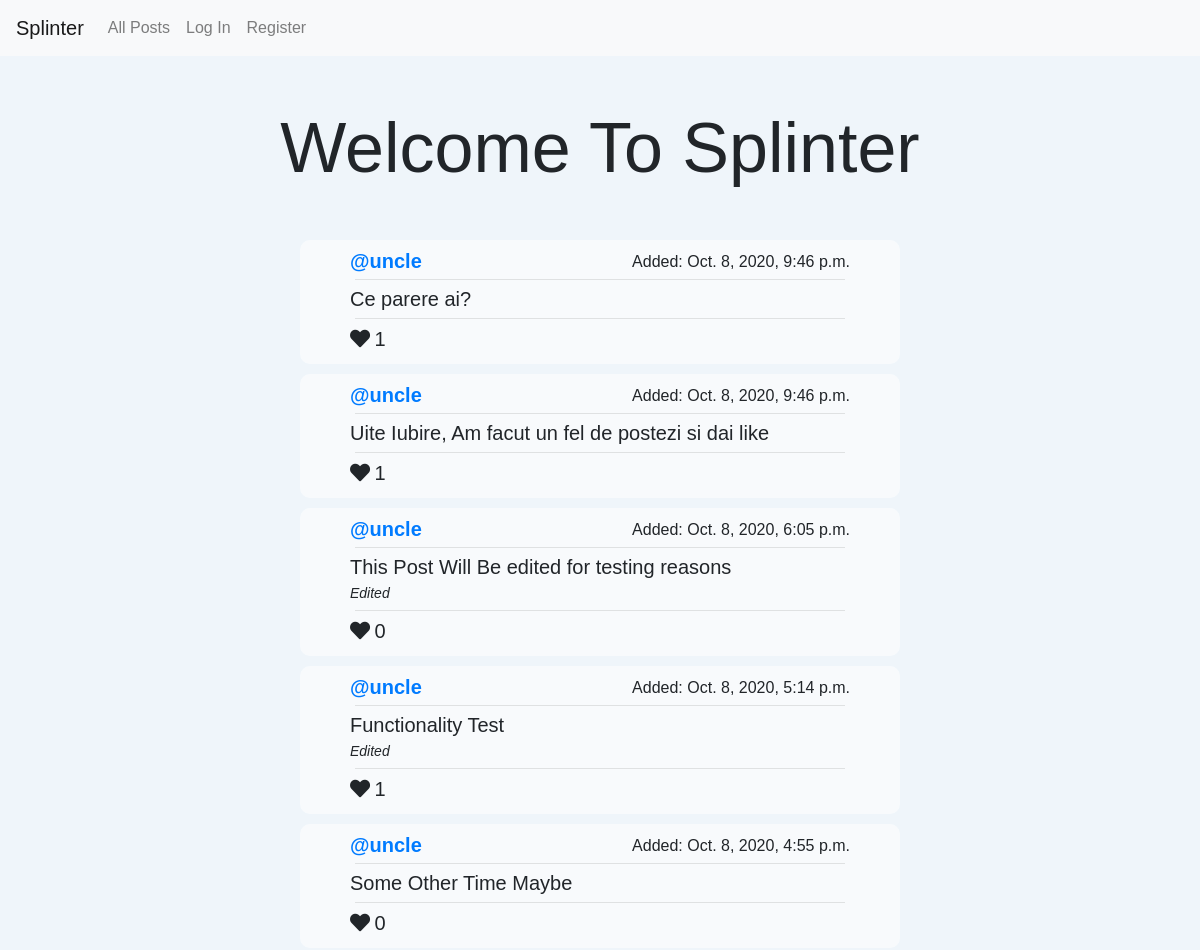
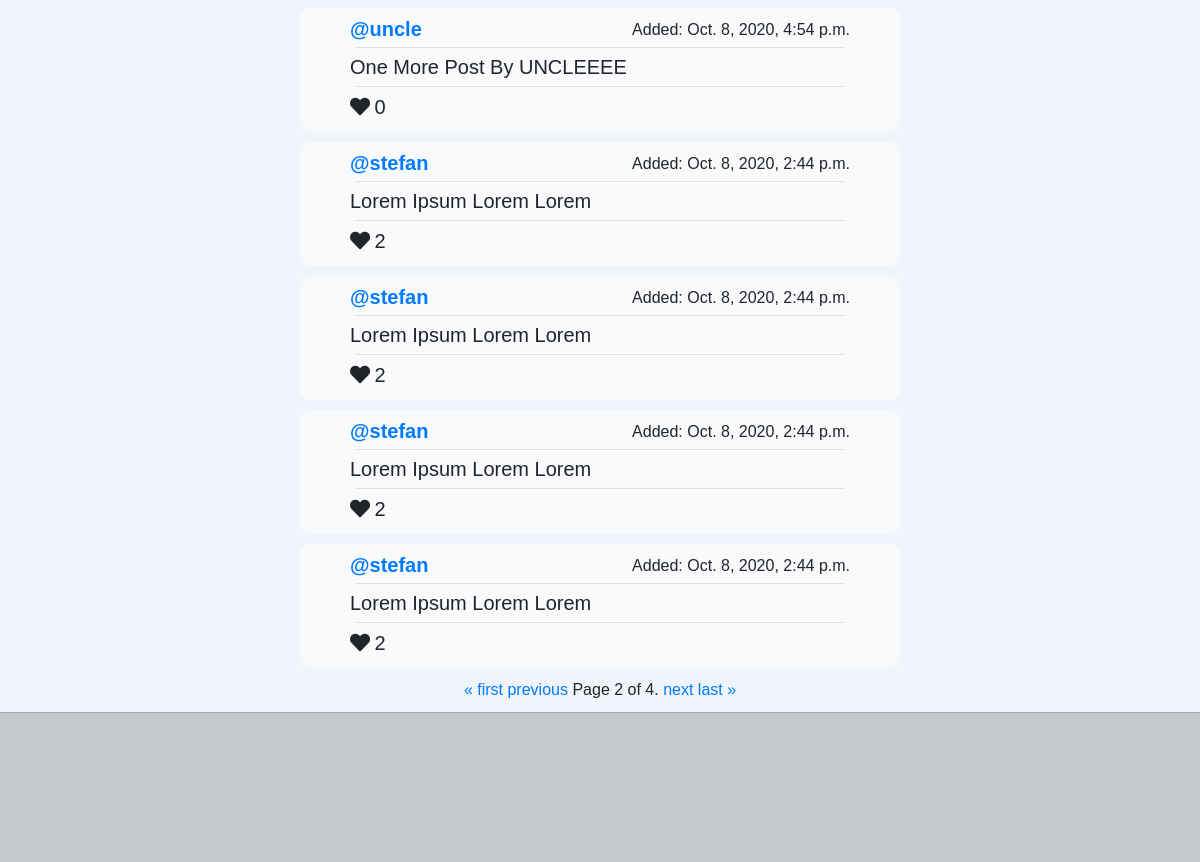
Screenshot of /?page=2 with the database file from the repository (2 pictures, top to bottom).
### network/models.py (models this page shows, shortened)
class Post(models.Model):
    user = models.ForeignKey(settings.AUTH_USER_MODEL, on_delete=models.CASCADE, related_name="posts")
    content = models.CharField(max_length = 256)
    date_added = models.DateTimeField(auto_now_add=True)
    edited = models.BooleanField(default=False)
    like = models.ManyToManyField(User, blank=True, related_name="likes")

class User(AbstractUser):
    pass

### network/views.py (the view)
# urls.py: path("", views.index, name="index"),
def index(request):
    posts_list = Post.objects.all().order_by('-date_added')
    paginator = Paginator(posts_list, 10)
    page_number = request.GET.get('page')
    page_obj = paginator.get_page(page_number)
    context = {
        "page_obj": page_obj,
    }
    return render(request, "network/index.html", context)

### network/templates/network/index.html (shortened to what this page needs)
{% extends "network/layout.html" %}
{% load static %}
{% block body %}
    {% if user.is_authenticated %}
        <div class="post-container form-container">
            <h2 class="form-header">Create A New Post</h2>
            <form action="" id="post-form">
                <textarea class="form-control" id="post-content" rows="3"></textarea>
                <input class="form-button my-button" id="post-submit" type="submit">
            </form>
        </div>
    {% else %}
        <h1 class="main-header">
            Welcome To Splinter
        </h1>
    {% endif %}
    {% for post in page_obj %}
        <div id="post_container_{{ post.id }}" class="post-container">
            <div class="post-header">
                <div class="post-user">
                    <a class="post-profile-link" href="{% url 'display_profile_view' post.user.id %}">@{{ post.user.username }}</a>
                </div>
                <p class="post-date">Added: {{ post.date_added }}</p>
            </div>
            <hr>
            <div id="content_container_{{ post.id }}">
                <p class="post-content" id="post_content_{{ post.id }}">
                    {{ post.content }}
                </p>
                {% if post.edited == True %}
                    <small class="post-content-edit">Edited</small>
                {% endif %}
            </div>
            <hr>
            {% if user.is_authenticated %}
                <div id="like_button_{{ post.id }}" class="liked" data-post_id="{{ post.id }}">
                    {% if request.user in post.like.all %}
                        <i class="fas fa-heart icon"></i>
                    {% else %}
                        <i class="far fa-heart icon"></i>
                    {% endif %}
                </div>
            {% else %}
                <i class="fas fa-heart icon"></i>
            {% endif %}
            <p class="likes_count" id="like_count_{{ post.id }}">{{ post.like.count }}</p>
        </div>
    {% endfor %}
    <div class="pagination">
        <span class="step-links">
            {% if page_obj.has_previous %}
                <a href="?page=1">&laquo; first</a>
                <a href="?page={{ page_obj.previous_page_number }}">previous</a>
            {% endif %}
            <span class="current">
                Page {{ page_obj.number }} of {{ page_obj.paginator.num_pages }}.
            </span>
            {% if page_obj.has_next %}
                <a href="?page={{ page_obj.next_page_number }}">next</a>
                <a href="?page={{ page_obj.paginator.num_pages }}">last &raquo;</a>
            {% endif %}
        </span>
    </div>
{% endblock %}

### network/static/network/styles.css (style rules this page uses)
* { box-sizing:border-box; }
body { box-sizing:border-box; font-family: sans-serif; background-color: #64a6d11a; }
.main-header { text-align: center; font-size: 70px; margin: 50px 0px; }
.post-header { display: flex; justify-content: space-between; }
.post-container { padding:10px; background-color:#ffffff91; border-radius: 10px; padding: 10px 50px; width:50%; margin: 10px auto; }
.post-user { line-height: normal; }
.post-profile-link { text-decoration: none; font-size: 20px; font-weight: bold; }
.post-date { margin: 0; padding: 0; line-height: revert; }
.post-content { font-size: 20px; margin: 0; line-height:140%; }
.post-content-edit { font-size:14px; font-style:italic; font-weight:100; }
.likes_count { display: inline-block; margin: 0; font-size:20px; }
.icon { font-size:20px; }
hr { margin:5px; }
.pagination { justify-content:center; }

### rows the page displays
Post: user.username "uncle", date_added "Oct. 8, 2020, 9:46 p.m.", content "Ce parere ai?", like.count "1"
Post: user.username "uncle", date_added "Oct. 8, 2020, 9:46 p.m.", content "Uite Iubire, Am facut un fel de postezi si dai like", like.count "1"
Post: user.username "uncle", date_added "Oct. 8, 2020, 6:05 p.m.", content "This Post Will Be edited for testing reasons", edited "Edited", like.count "0"
Post: user.username "uncle", date_added "Oct. 8, 2020, 5:14 p.m.", content "Functionality Test", edited "Edited", like.count "1"
Post: user.username "uncle", date_added "Oct. 8, 2020, 4:55 p.m.", content "Some Other Time Maybe", like.count "0"
Post: user.username "uncle", date_added "Oct. 8, 2020, 4:54 p.m.", content "One More Post By UNCLEEEE", like.count "0"
Post: user.username "stefan", date_added "Oct. 8, 2020, 2:44 p.m.", content "Lorem Ipsum Lorem Lorem", like.count "2"
Post: user.username "stefan", date_added "Oct. 8, 2020, 2:44 p.m.", content "Lorem Ipsum Lorem Lorem", like.count "2"
Post: user.username "stefan", date_added "Oct. 8, 2020, 2:44 p.m.", content "Lorem Ipsum Lorem Lorem", like.count "2"
Post: user.username "stefan", date_added "Oct. 8, 2020, 2:44 p.m.", content "Lorem Ipsum Lorem Lorem", like.count "2"

### other values shown
{{ page_obj.number }} "2"
{{ page_obj.paginator.num_pages }} "4"
